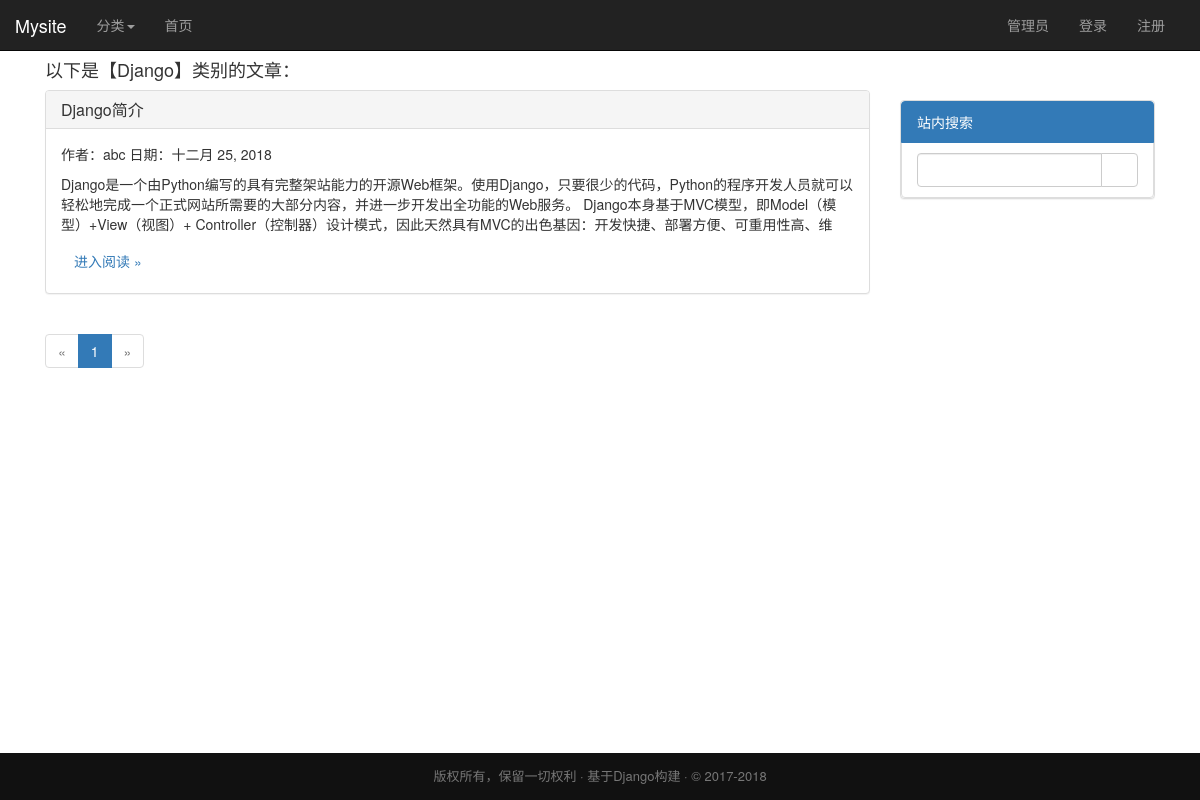
Screenshot of /blog/category/2 with the database file from the repository.
### blog/models.py (models this page shows, shortened)
class Category(models.Model):   # 文章类别
    id = models.AutoField(primary_key=True)
    name = models.CharField('类别', max_length=20, unique=True)
    class Meta:
        verbose_name_plural = verbose_name = '类别'

class Article(models.Model):    # 文章
    id = models.AutoField(primary_key=True)
    author = models.ForeignKey(User, on_delete=models.DO_NOTHING, verbose_name='作者')  # 什么也不做
    category = models.ForeignKey(Category, on_delete=models.SET_DEFAULT, default=1, verbose_name='类别')  # 将外键字段设为默认值
    tag = models.ManyToManyField(Tag, verbose_name='标签')
    title = models.CharField('标题', max_length=50)
    content = models.TextField('内容')
    pub_time = models.DateField('日期', auto_now=True)    # auto_now=True修改日期
    class Meta:
        verbose_name = verbose_name_plural = '文章'

### blog/views.py (the view)
# urls.py: path('category/<int:category>', blog_view.CategoryList.as_view(), name='category'),
class CategoryList(ListView):
    model = Article
    template_name = 'blog/category.html'
    paginate_by = 5
    def get_queryset(self):  # 定义通过分类查询的QuerySet
        return Article.objects.filter(category=self.kwargs['category']).order_by('-id')  # 按参数传入的分类id进行查询并按文章编号降序排序
    def get_context_data(self, **kwargs):  # 增加额外要传递给模板的数据
        context = super().get_context_data(**kwargs)
        category = Category.objects.get(id=self.kwargs['category'])  # 通过分类id查询分类对象
        context['category'] = category.name  # 将分类对象的名称存入传递给模板的数据中
        return context

### blog/templates/blog/category.html (shortened to what this page needs)
{% extends 'base.html' %}
{% block content %}
    <h4> 以下是【{{ category }}】类别的文章：</h4>
    {% for article in page_obj.object_list %}
        <div class="panel panel-default">
            <div class="panel-heading">
                <h3 class="panel-title">
                    <a href="{% url 'blog:detail' article.id %}">{{ article.title }}</a>
                </h3>
            </div>
            <div class="panel-body">
                <p>作者：{{ article.author }} 日期：{{ article.pub_time }}</p>
                <p>{{ article.content|truncatechars:200|striptags }}</p>
                <a class="btn" href="{% url 'blog:detail' article.id %}">进入阅读 »</a>
            </div>
        </div>
    {% endfor %}
    {% include 'blog/paginator.html' %}
{% endblock %}

### static/css/base.css (style rules this page uses)
html { position: relative; min-height: 100%; }
body { padding-top: 50px; padding-bottom: 50px; }

### rows the page displays
Category: name "Django"
Article: title "Django简介", author "abc", pub_time "十二月 25, 2018", content "Django是一个由Python编写的具有完整架站能力的开源Web框架。使用Django，只要很少的代码，Python的程序开发人员就可以轻松地完成一个正式网站所需要的大部分内容，并进一步开发出全功能的Web服务。 Django本身基于MVC模型，即Model（模型）+View（视图）+ Controller（控制器）设计模式，因此天然具有MVC的出色基因：开发快捷、部署方便、可重用性高、维"

### other values shown
{{ page_number }} "1"
